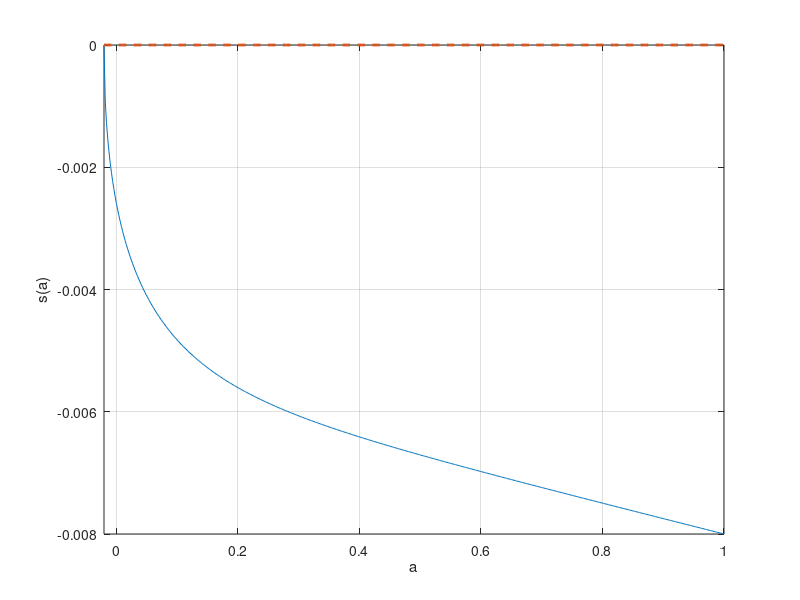

Reproduce this figure in MATLAB.
clear all; clc;

tic;

s = 2;
r = 0.045;
rho = 0.05;
w = .1;

I=500;
amin = -0.02;
amax = 1;
a = linspace(amin,amax,I)';
da = (amax-amin)/(I-1);

maxit=10000;
crit = 10^(-6);

Delta = 1000;

dVf = zeros(I,1);
dVb = zeros(I,1);
c = zeros(I,1);

%INITIAL GUESS
v0 = (w + r.*a).^(1-s)/(1-s)/rho;
v = v0;

for n=1:maxit
    V = v;
    % forward difference
    dVf(1:I-1) = (V(2:I)-V(1:I-1))/da;
    dVf(I) = (w + r.*amax).^(-s); %will never be used, but impose state constraint a<=amax just in case
    % backward difference
    dVb(2:I) = (V(2:I)-V(1:I-1))/da;
    dVb(1) = (w + r.*amin).^(-s); %state constraint boundary condition
    
    %consumption and savings with forward difference
    cf = dVf.^(-1/s);
    ssf = w + r.*a - cf;
    %consumption and savings with backward difference
    cb = dVb.^(-1/s);
    ssb = w + r.*a - cb;
    %consumption and derivative of value function at steady state
    c0 = w + r.*a;
    dV0 = c0.^(-s);
    
    % dV_upwind makes a choice of forward or backward differences based on
    % the sign of the drift    
    If = ssf > 0; %positive drift --> forward difference
    Ib = ssb < 0; %negative drift --> backward difference
    I0 = (1-If-Ib); %at steady state
    
    dV_Upwind = dVf.*If + dVb.*Ib + dV0.*I0; %important to include third term
    
    c = dV_Upwind.^(-1/s);
    u = c.^(1-s)/(1-s);

    %CONSTRUCT MATRIX
    X = -min(ssb,0)/da;
    Y = -max(ssf,0)/da + min(ssb,0)/da;
    Z = max(ssf,0)/da;
    
    %full matrix: slower
    %     for i=2:I-1
    %         A(i,i-1) = x(i);
    %         A(i,i) = y(i);
    %         A(i,i+1) = z(i);
    %     end
    %     A(1,1)=y(1); A(1,2) = z(1);
    %     A(I,I)=y(I); A(I,I-1) = x(I);
   
    %sparse matrix: faster
    A =spdiags(Y,0,I,I)+spdiags(X(2:I),-1,I,I)+spdiags([0;Z(1:I-1)],1,I,I);
    B = (rho + 1/Delta)*speye(I) - A;
    
    b = u + V/Delta;
    V = B\b; %SOLVE SYSTEM OF EQUATIONS
    Vchange = V - v;
    v = V;
    dist(n) = max(abs(Vchange));
    if dist(n)<crit
        disp('Value Function Converged, Iteration = ')
        disp(n)
        break
    end
end
toc;

% Graphs
set(gca,'FontSize',14)
plot(dist,'LineWidth',2)
grid
xlabel('Iteration')
ylabel('||V^{n+1} - V^n||')

Verr = c.^(1-s)/(1-s) + dVb.*(w + r.*a - c) - rho.*V;

set(gca,'FontSize',14)
plot(a,Verr,'LineWidth',2)
grid
xlabel('k')
ylabel('Error in HJB Equation')
xlim([amin amax])

adot = w + r.*a - c;

set(gca,'FontSize',12)
plot(a,V,'LineWidth',2)
grid
xlabel('a')
ylabel('V(a)')
xlim([amin amax])

set(gca,'FontSize',14)
plot(a,c,'LineWidth',2)
grid
xlabel('a')
ylabel('c(a)')
xlim([amin amax])

set(gca,'FontSize',14)
plot(a,adot,a,zeros(1,I),'--','LineWidth',2)
grid
xlabel('a')
ylabel('s(a)')
xlim([amin amax])


